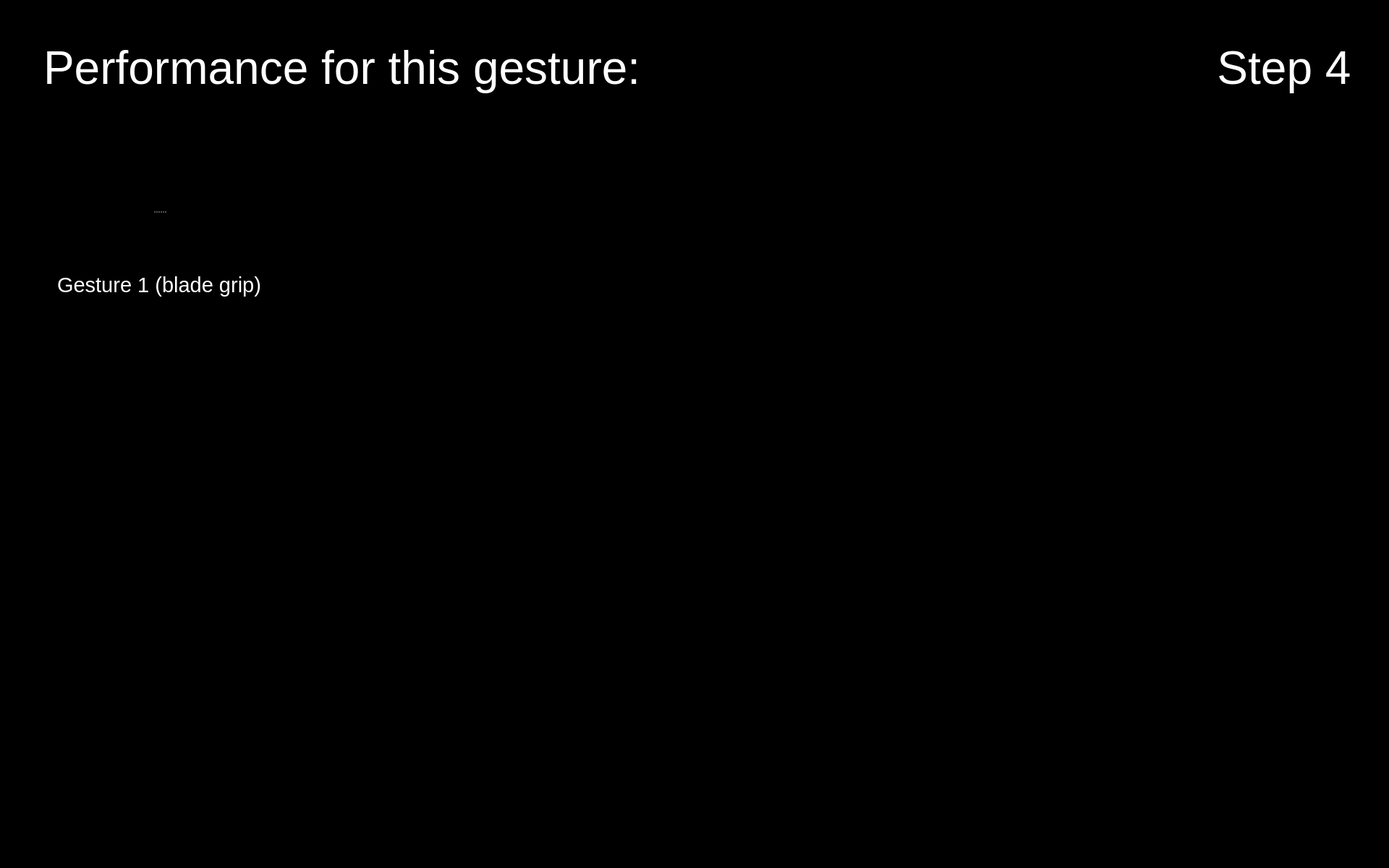
<?xml version="1.0" encoding="UTF-8"?>
<ui version="4.0">
 <class>Form</class>
 <widget class="QWidget" name="Form">
  <property name="geometry">
   <rect>
    <x>0</x>
    <y>0</y>
    <width>1920</width>
    <height>1200</height>
   </rect>
  </property>
  <property name="maximumSize">
   <size>
    <width>1920</width>
    <height>1200</height>
   </size>
  </property>
  <property name="windowTitle">
   <string>Form</string>
  </property>
  <property name="styleSheet">
   <string notr="true">background-color: rgb(0, 0, 0);</string>
  </property>
  <widget class="QPushButton" name="button_nav_left">
   <property name="enabled">
    <bool>true</bool>
   </property>
   <property name="geometry">
    <rect>
     <x>800</x>
     <y>560</y>
     <width>150</width>
     <height>150</height>
    </rect>
   </property>
   <property name="minimumSize">
    <size>
     <width>81</width>
     <height>81</height>
    </size>
   </property>
   <property name="maximumSize">
    <size>
     <width>150</width>
     <height>150</height>
    </size>
   </property>
   <property name="cursor">
    <cursorShape>OpenHandCursor</cursorShape>
   </property>
   <property name="focusPolicy">
    <enum>Qt::WheelFocus</enum>
   </property>
   <property name="contextMenuPolicy">
    <enum>Qt::DefaultContextMenu</enum>
   </property>
   <property name="layoutDirection">
    <enum>Qt::LeftToRight</enum>
   </property>
   <property name="autoFillBackground">
    <bool>false</bool>
   </property>
   <property name="styleSheet">
    <string notr="true"/>
   </property>
   <property name="icon">
    <iconset resource="resources/res.qrc">
     <normaloff>:/buttons/Button Left.svg</normaloff>:/buttons/Button Left.svg</iconset>
   </property>
   <property name="iconSize">
    <size>
     <width>144</width>
     <height>144</height>
    </size>
   </property>
   <property name="autoDefault">
    <bool>false</bool>
   </property>
   <property name="default">
    <bool>false</bool>
   </property>
   <property name="flat">
    <bool>true</bool>
   </property>
  </widget>
  <widget class="QPushButton" name="button_nav_right">
   <property name="enabled">
    <bool>true</bool>
   </property>
   <property name="geometry">
    <rect>
     <x>960</x>
     <y>560</y>
     <width>150</width>
     <height>150</height>
    </rect>
   </property>
   <property name="minimumSize">
    <size>
     <width>81</width>
     <height>81</height>
    </size>
   </property>
   <property name="maximumSize">
    <size>
     <width>150</width>
     <height>150</height>
    </size>
   </property>
   <property name="cursor">
    <cursorShape>OpenHandCursor</cursorShape>
   </property>
   <property name="focusPolicy">
    <enum>Qt::WheelFocus</enum>
   </property>
   <property name="contextMenuPolicy">
    <enum>Qt::DefaultContextMenu</enum>
   </property>
   <property name="layoutDirection">
    <enum>Qt::LeftToRight</enum>
   </property>
   <property name="autoFillBackground">
    <bool>false</bool>
   </property>
   <property name="styleSheet">
    <string notr="true"/>
   </property>
   <property name="icon">
    <iconset resource="resources/res.qrc">
     <normaloff>:/buttons/Button Right.svg</normaloff>:/buttons/Button Right.svg</iconset>
   </property>
   <property name="iconSize">
    <size>
     <width>144</width>
     <height>144</height>
    </size>
   </property>
   <property name="autoDefault">
    <bool>false</bool>
   </property>
   <property name="default">
    <bool>false</bool>
   </property>
   <property name="flat">
    <bool>true</bool>
   </property>
  </widget>
  <widget class="QPushButton" name="button_exit">
   <property name="enabled">
    <bool>true</bool>
   </property>
   <property name="geometry">
    <rect>
     <x>1760</x>
     <y>1040</y>
     <width>150</width>
     <height>150</height>
    </rect>
   </property>
   <property name="minimumSize">
    <size>
     <width>81</width>
     <height>81</height>
    </size>
   </property>
   <property name="maximumSize">
    <size>
     <width>150</width>
     <height>150</height>
    </size>
   </property>
   <property name="cursor">
    <cursorShape>OpenHandCursor</cursorShape>
   </property>
   <property name="focusPolicy">
    <enum>Qt::WheelFocus</enum>
   </property>
   <property name="contextMenuPolicy">
    <enum>Qt::DefaultContextMenu</enum>
   </property>
   <property name="icon">
    <iconset resource="resources/res.qrc">
     <normaloff>:/buttons/Button Exit.svg</normaloff>:/buttons/Button Exit.svg</iconset>
   </property>
   <property name="iconSize">
    <size>
     <width>144</width>
     <height>144</height>
    </size>
   </property>
   <property name="autoDefault">
    <bool>false</bool>
   </property>
   <property name="default">
    <bool>false</bool>
   </property>
   <property name="flat">
    <bool>true</bool>
   </property>
  </widget>
  <widget class="QLabel" name="icon_expert_1">
   <property name="enabled">
    <bool>true</bool>
   </property>
   <property name="geometry">
    <rect>
     <x>490</x>
     <y>220</y>
     <width>100</width>
     <height>100</height>
    </rect>
   </property>
   <property name="sizePolicy">
    <sizepolicy hsizetype="Preferred" vsizetype="Preferred">
     <horstretch>0</horstretch>
     <verstretch>0</verstretch>
    </sizepolicy>
   </property>
   <property name="maximumSize">
    <size>
     <width>100</width>
     <height>100</height>
    </size>
   </property>
   <property name="text">
    <string/>
   </property>
   <property name="pixmap">
    <pixmap resource="resources/res.qrc">:/img/Icon Expert.png</pixmap>
   </property>
   <property name="scaledContents">
    <bool>true</bool>
   </property>
  </widget>
  <widget class="QLabel" name="image_step">
   <property name="geometry">
    <rect>
     <x>1650</x>
     <y>170</y>
     <width>250</width>
     <height>250</height>
    </rect>
   </property>
   <property name="font">
    <font>
     <pointsize>48</pointsize>
    </font>
   </property>
   <property name="styleSheet">
    <string notr="true">color: rgb(255, 255, 255);</string>
   </property>
   <property name="text">
    <string/>
   </property>
   <property name="pixmap">
    <pixmap resource="resources/res.qrc">:/detected steps/Detected Step4 Button.png</pixmap>
   </property>
   <property name="alignment">
    <set>Qt::AlignCenter</set>
   </property>
   <property name="wordWrap">
    <bool>true</bool>
   </property>
  </widget>
  <widget class="QLabel" name="icon_reaction_1">
   <property name="enabled">
    <bool>true</bool>
   </property>
   <property name="geometry">
    <rect>
     <x>1400</x>
     <y>250</y>
     <width>200</width>
     <height>200</height>
    </rect>
   </property>
   <property name="sizePolicy">
    <sizepolicy hsizetype="Preferred" vsizetype="Preferred">
     <horstretch>0</horstretch>
     <verstretch>0</verstretch>
    </sizepolicy>
   </property>
   <property name="maximumSize">
    <size>
     <width>200</width>
     <height>200</height>
    </size>
   </property>
   <property name="text">
    <string/>
   </property>
   <property name="scaledContents">
    <bool>true</bool>
   </property>
  </widget>
  <widget class="QLabel" name="icon_newbie_1">
   <property name="enabled">
    <bool>true</bool>
   </property>
   <property name="geometry">
    <rect>
     <x>490</x>
     <y>380</y>
     <width>100</width>
     <height>100</height>
    </rect>
   </property>
   <property name="sizePolicy">
    <sizepolicy hsizetype="Preferred" vsizetype="Preferred">
     <horstretch>0</horstretch>
     <verstretch>0</verstretch>
    </sizepolicy>
   </property>
   <property name="maximumSize">
    <size>
     <width>100</width>
     <height>100</height>
    </size>
   </property>
   <property name="text">
    <string/>
   </property>
   <property name="pixmap">
    <pixmap resource="resources/res.qrc">:/img/Icon User.png</pixmap>
   </property>
   <property name="scaledContents">
    <bool>true</bool>
   </property>
  </widget>
  <widget class="QLabel" name="label_plot_1">
   <property name="geometry">
    <rect>
     <x>490</x>
     <y>180</y>
     <width>850</width>
     <height>340</height>
    </rect>
   </property>
   <property name="maximumSize">
    <size>
     <width>1200</width>
     <height>480</height>
    </size>
   </property>
   <property name="font">
    <font>
     <pointsize>48</pointsize>
    </font>
   </property>
   <property name="styleSheet">
    <string notr="true">color: rgb(255, 255, 255);</string>
   </property>
   <property name="text">
    <string/>
   </property>
   <property name="scaledContents">
    <bool>true</bool>
   </property>
  </widget>
  <widget class="QLabel" name="label_text_step">
   <property name="geometry">
    <rect>
     <x>1650</x>
     <y>20</y>
     <width>250</width>
     <height>150</height>
    </rect>
   </property>
   <property name="font">
    <font>
     <family>Arial</family>
     <pointsize>48</pointsize>
     <weight>9</weight>
     <italic>false</italic>
     <bold>false</bold>
    </font>
   </property>
   <property name="styleSheet">
    <string notr="true">font: 75 48pt &quot;Arial&quot;;
color: rgb(255, 255, 255);</string>
   </property>
   <property name="text">
    <string>Step 4</string>
   </property>
   <property name="textFormat">
    <enum>Qt::RichText</enum>
   </property>
   <property name="alignment">
    <set>Qt::AlignCenter</set>
   </property>
   <property name="wordWrap">
    <bool>true</bool>
   </property>
  </widget>
  <widget class="QSplitter" name="splitter_2">
   <property name="geometry">
    <rect>
     <x>60</x>
     <y>210</y>
     <width>320</width>
     <height>282</height>
    </rect>
   </property>
   <property name="orientation">
    <enum>Qt::Vertical</enum>
   </property>
   <widget class="QLabel" name="image_required_1">
    <property name="maximumSize">
     <size>
      <width>320</width>
      <height>240</height>
     </size>
    </property>
    <property name="text">
     <string/>
    </property>
    <property name="pixmap">
     <pixmap resource="resources/res.qrc">:/img/right_step4_gesture1.png</pixmap>
    </property>
    <property name="scaledContents">
     <bool>true</bool>
    </property>
   </widget>
   <widget class="QLabel" name="text_required_1">
    <property name="font">
     <font>
      <family>Arial</family>
      <pointsize>22</pointsize>
      <weight>9</weight>
      <italic>false</italic>
      <bold>false</bold>
     </font>
    </property>
    <property name="styleSheet">
     <string notr="true">font: 75 22pt &quot;Arial&quot;;
color: rgb(255, 255, 255);</string>
    </property>
    <property name="text">
     <string>Gesture 1 (blade grip)</string>
    </property>
    <property name="textFormat">
     <enum>Qt::PlainText</enum>
    </property>
    <property name="alignment">
     <set>Qt::AlignCenter</set>
    </property>
    <property name="wordWrap">
     <bool>true</bool>
    </property>
   </widget>
  </widget>
  <widget class="QLabel" name="label_trouble">
   <property name="geometry">
    <rect>
     <x>60</x>
     <y>20</y>
     <width>1280</width>
     <height>150</height>
    </rect>
   </property>
   <property name="font">
    <font>
     <family>Arial</family>
     <pointsize>48</pointsize>
     <weight>9</weight>
     <italic>false</italic>
     <bold>false</bold>
    </font>
   </property>
   <property name="styleSheet">
    <string notr="true">font: 75 48pt &quot;Arial&quot;;
color: rgb(255, 255, 255);</string>
   </property>
   <property name="text">
    <string>Performance for this gesture:</string>
   </property>
   <property name="textFormat">
    <enum>Qt::RichText</enum>
   </property>
   <property name="alignment">
    <set>Qt::AlignLeading|Qt::AlignLeft|Qt::AlignVCenter</set>
   </property>
   <property name="wordWrap">
    <bool>true</bool>
   </property>
  </widget>
  <zorder>label_plot_1</zorder>
  <zorder>button_nav_left</zorder>
  <zorder>button_nav_right</zorder>
  <zorder>button_exit</zorder>
  <zorder>icon_expert_1</zorder>
  <zorder>image_step</zorder>
  <zorder>icon_reaction_1</zorder>
  <zorder>icon_newbie_1</zorder>
  <zorder>label_text_step</zorder>
  <zorder>splitter_2</zorder>
  <zorder>label_trouble</zorder>
 </widget>
 <resources>
  <include location="resources/res.qrc"/>
 </resources>
 <connections/>
</ui>
